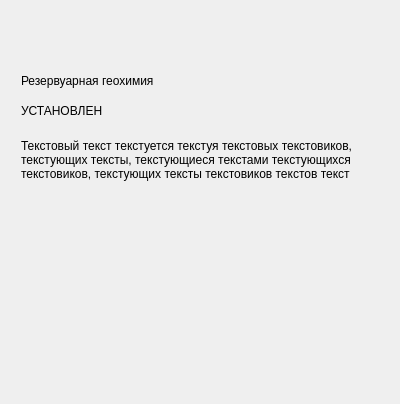
<?xml version="1.0" encoding="UTF-8"?>
<ui version="4.0">
 <class>ModulePlate</class>
 <widget class="QWidget" name="ModulePlate">
  <property name="geometry">
   <rect>
    <x>0</x>
    <y>0</y>
    <width>400</width>
    <height>404</height>
   </rect>
  </property>
  <property name="sizePolicy">
   <sizepolicy hsizetype="Preferred" vsizetype="Preferred">
    <horstretch>0</horstretch>
    <verstretch>0</verstretch>
   </sizepolicy>
  </property>
  <property name="minimumSize">
   <size>
    <width>400</width>
    <height>404</height>
   </size>
  </property>
  <property name="maximumSize">
   <size>
    <width>400</width>
    <height>404</height>
   </size>
  </property>
  <property name="windowTitle">
   <string>Form</string>
  </property>
  <layout class="QVBoxLayout" name="verticalLayout">
   <property name="spacing">
    <number>0</number>
   </property>
   <property name="sizeConstraint">
    <enum>QLayout::SetDefaultConstraint</enum>
   </property>
   <property name="leftMargin">
    <number>21</number>
   </property>
   <property name="topMargin">
    <number>30</number>
   </property>
   <item>
    <widget class="QLabel" name="iconLabel">
     <property name="minimumSize">
      <size>
       <width>0</width>
       <height>0</height>
      </size>
     </property>
     <property name="maximumSize">
      <size>
       <width>16777215</width>
       <height>16777215</height>
      </size>
     </property>
     <property name="text">
      <string/>
     </property>
     <property name="pixmap">
      <pixmap resource="../../resource.qrc">:/resource/icons/modules/biomarkers_icon_gs@2x.png</pixmap>
     </property>
    </widget>
   </item>
   <item>
    <spacer name="verticalSpacer_4">
     <property name="orientation">
      <enum>Qt::Vertical</enum>
     </property>
     <property name="sizeType">
      <enum>QSizePolicy::Fixed</enum>
     </property>
     <property name="sizeHint" stdset="0">
      <size>
       <width>0</width>
       <height>30</height>
      </size>
     </property>
    </spacer>
   </item>
   <item>
    <widget class="QLabel" name="captionLabel">
     <property name="text">
      <string>Резервуарная геохимия</string>
     </property>
    </widget>
   </item>
   <item>
    <spacer name="verticalSpacer_3">
     <property name="orientation">
      <enum>Qt::Vertical</enum>
     </property>
     <property name="sizeType">
      <enum>QSizePolicy::Fixed</enum>
     </property>
     <property name="sizeHint" stdset="0">
      <size>
       <width>0</width>
       <height>13</height>
      </size>
     </property>
    </spacer>
   </item>
   <item>
    <layout class="QHBoxLayout" name="horizontalLayout">
     <property name="spacing">
      <number>0</number>
     </property>
     <item>
      <widget class="QLabel" name="stateLabel">
       <property name="sizePolicy">
        <sizepolicy hsizetype="Minimum" vsizetype="Minimum">
         <horstretch>0</horstretch>
         <verstretch>0</verstretch>
        </sizepolicy>
       </property>
       <property name="text">
        <string>УСТАНОВЛЕН</string>
       </property>
      </widget>
     </item>
     <item>
      <spacer name="horizontalSpacer">
       <property name="orientation">
        <enum>Qt::Horizontal</enum>
       </property>
       <property name="sizeHint" stdset="0">
        <size>
         <width>40</width>
         <height>20</height>
        </size>
       </property>
      </spacer>
     </item>
    </layout>
   </item>
   <item>
    <spacer name="verticalSpacer_2">
     <property name="orientation">
      <enum>Qt::Vertical</enum>
     </property>
     <property name="sizeType">
      <enum>QSizePolicy::Fixed</enum>
     </property>
     <property name="sizeHint" stdset="0">
      <size>
       <width>0</width>
       <height>18</height>
      </size>
     </property>
    </spacer>
   </item>
   <item>
    <widget class="QLabel" name="detailsLabel">
     <property name="text">
      <string>Текстовый текст текстуется текстуя текстовых текстовиков, текстующих тексты, текстующиеся текстами текстующихся текстовиков, текстующих тексты текстовиков текстов текст</string>
     </property>
     <property name="wordWrap">
      <bool>true</bool>
     </property>
    </widget>
   </item>
   <item>
    <spacer name="verticalSpacer">
     <property name="orientation">
      <enum>Qt::Vertical</enum>
     </property>
     <property name="sizeType">
      <enum>QSizePolicy::Expanding</enum>
     </property>
     <property name="sizeHint" stdset="0">
      <size>
       <width>20</width>
       <height>40</height>
      </size>
     </property>
    </spacer>
   </item>
  </layout>
 </widget>
 <resources>
  <include location="../../resource.qrc"/>
 </resources>
 <connections/>
</ui>
